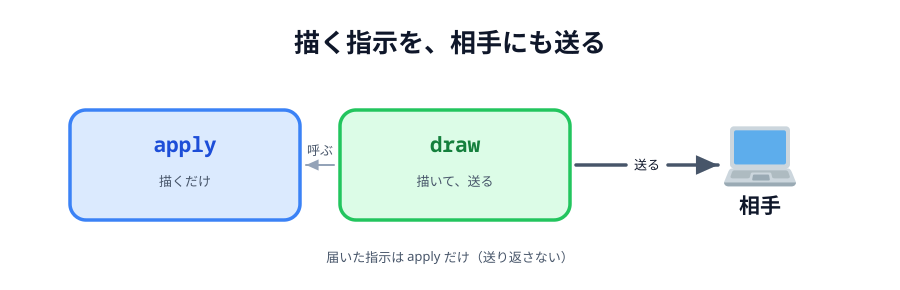

Write Python code to recreate this figure.
# 00-thumbnail.svg
# スキーマ: SOURCE-PATH-GOAL（指示が流れる）+ PART-WHOLE（apply と draw）

import sys
sys.path.insert(0, "/Users/seekseep/.claude/skills/genfig")
from genfig import Canvas, PALETTE

c = Canvas(900, 290)
c.text(450, 52, "描く指示を、相手にも送る", scale="xl")

apply_box = c.sticky(70, 110, 230, 110, color="blue")
c.text(185, 152, "apply", scale="lg", font="technical", fill=PALETTE["blue"]["text"])
c.text(185, 186, "描くだけ", scale="sm")
draw_box = c.sticky(340, 110, 230, 110, color="green")
c.text(455, 152, "draw", scale="lg", font="technical", fill=PALETTE["green"]["text"])
c.text(455, 186, "描いて、送る", scale="sm")
you = c.node(760, 165, "相手", emoji_cp="1f4bb", w=120, h=80)

c.link(draw_box, apply_box, label="呼ぶ", label_scale="sm", primary=False)
c.link(draw_box, you, label="送る", label_scale="sm")
c.text(450, 262, "届いた指示は apply だけ（送り返さない）", scale="sm")

c.save("00-thumbnail.svg")
